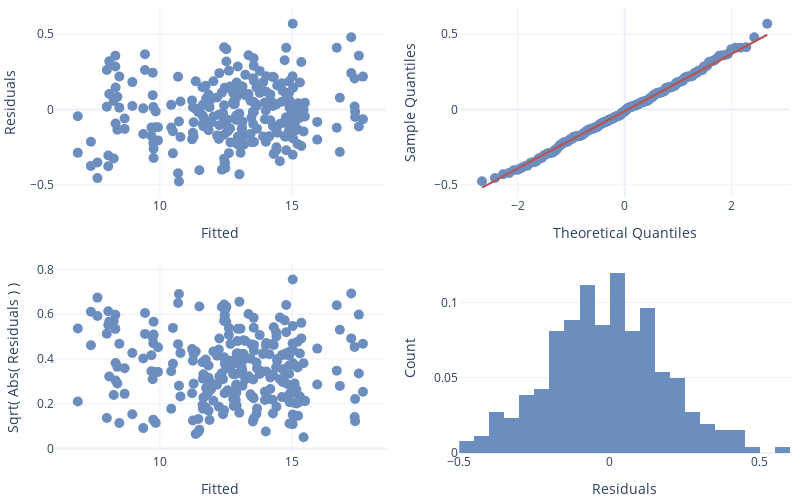

Here is the notebook cell this chart was saved with:
### Code cell
glmm_snr_s = glmer('SNR ~ Stain + (1|Experiment) + (1|ROI)', data=pl_df_measures, family='Gamma', link='log')
glmm_snr_s.set_factors(['Stain'])

# Convert estimates to odds
display(glmm_snr_s.fit(exponentiate=True, summary=True, conf_method='boot'))
display(glmm_snr_s.result_fit_stats)
stat_diagnostics(glmm_snr_s.data['fitted'], glmm_snr_s.data['resid'], glmm_snr_s.data['Experiment'])

### Figure 1 — Plotly figure (JSON) as saved in the notebook; plotly's stock layout.template omitted (floating-point values rounded to 4 significant figures; data arrays with more than 128 entries replaced by an {"elided": "..."} marker saying what was removed)
{"data": [{"marker": {"color": "#6C8EBF", "size": 10}, "mode": "markers", "text": {"elided": "260 str values"}, "type": "scatter", "x": {"elided": "260 float values"}, "xaxis": "x", "y": {"elided": "260 float values"}, "yaxis": "y"}, {"marker": {"color": "#6C8EBF", "size": 10}, "mode": "markers", "type": "scatter", "x": {"elided": "260 float values"}, "xaxis": "x2", "y": {"elided": "260 float values"}, "yaxis": "y2"}, {"marker": {"color": "#B85450", "line": {"width": 2}}, "mode": "lines", "type": "scatter", "x": {"elided": "260 float values"}, "xaxis": "x2", "y": {"elided": "260 float values"}, "yaxis": "y2"}, {"marker": {"color": "#6C8EBF", "size": 10}, "mode": "markers", "text": {"elided": "260 str values"}, "type": "scatter", "x": {"elided": "260 float values"}, "xaxis": "x3", "y": {"elided": "260 float values"}, "yaxis": "y3"}, {"histnorm": "probability", "marker": {"color": "#6C8EBF"}, "type": "histogram", "x": {"elided": "260 float values"}, "xaxis": "x4", "yaxis": "y4"}], "layout": {"height": 500, "margin": {"b": 5, "l": 10, "r": 10, "t": 5}, "showlegend": false, "width": 800, "xaxis": {"anchor": "y", "domain": [0, 0.45], "title": {"text": "Fitted"}}, "xaxis2": {"anchor": "y2", "domain": [0.55, 1], "title": {"text": "Theoretical Quantiles"}}, "xaxis3": {"anchor": "y3", "domain": [0, 0.45], "title": {"text": "Fitted"}}, "xaxis4": {"anchor": "y4", "domain": [0.55, 1], "title": {"text": "Residuals"}}, "yaxis": {"anchor": "x", "domain": [0.575, 1], "title": {"text": "Residuals"}}, "yaxis2": {"anchor": "x2", "domain": [0.575, 1], "title": {"text": "Sample Quantiles"}}, "yaxis3": {"anchor": "x3", "domain": [0, 0.425], "title": {"text": "Sqrt( Abs( Residuals ) )"}}, "yaxis4": {"anchor": "x4", "domain": [0, 0.425], "title": {"text": "Count"}}}}
